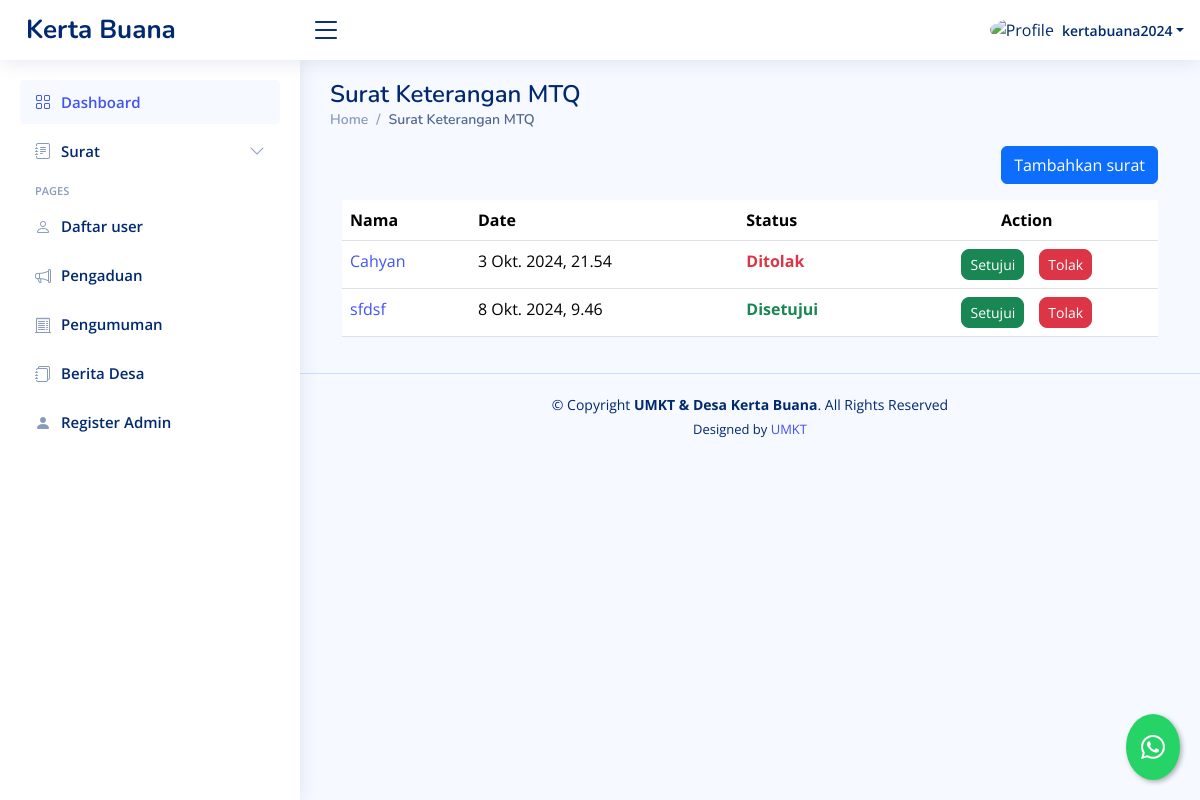
Page /dashboard/suket-MTQ/ (signed in) on the committed database.
### dashboard/models.py (models this page shows, shortened)
class SuketMTQ(models.Model):
    STATUS_CHOICES = [
        ('review', 'Proses Review'),
        ('approved', 'Disetujui'),
        ('rejected', 'Ditolak'),
    ]
    penulis = models.ForeignKey(User, on_delete=models.CASCADE, blank=True, null=True)
    nama = models.CharField(max_length=255)
    jenis_kelamin = models.CharField(max_length=255)
    ttl = models.CharField(max_length=255)
    suku = models.CharField(max_length=255)
    agama = models.CharField(max_length=255)
    alamat = models.CharField(max_length=255)
    pekerjaan = models.CharField(max_length=255)
    dusun = models.CharField(max_length=255,blank=True, null=True)
    tahunmenetap = models.CharField(max_length=255,blank=True, null=True)
    keperluan = models.CharField(max_length=255,blank=True, null=True)
    date = models.DateTimeField(default=timezone.now, blank=True)
    status = models.CharField(max_length=20, choices=STATUS_CHOICES, default='review')

### dashboard/views.py (the view, shortened to what this page needs)
# urls.py: path("suket-MTQ/",suketMTQ,  name="suketMTQ"),
@login_required
def suketMTQ(request):
    template_name = "backend/suketMTQ.html"
    suket = SuketMTQ.objects.all()
    private =SuketMTQ.objects.filter(penulis=request.user)
    context = {
        "suket": suket,
        'private':private
    }
    return render(request, template_name, context)

### templates/backend/suketMTQ.html (shortened to what this page needs)
{% extends "backend/base_ui.html" %} {% load static %} {% load custom_filters %}
{% block konten %}
<div>
  <div class="pagetitle">
    <h1>Surat Keterangan MTQ</h1>
    <nav>
      <ol class="breadcrumb">
        <li class="breadcrumb-item">
          <a href="{% url 'dashboard' %}">Home</a>
        </li>
        <li class="breadcrumb-item active">Surat Keterangan MTQ</li>
      </ol>
    </nav>
  </div>
  {% if value %}
  <div class="card">
    <div class="card-body">
      <h5 class="card-title">Surat Keterangan MTQ</h5>
      <form method="post" action="{% url 'edit_suketMTQ' value.id %}">
        {% csrf_token %}
        <div class="row mb-3">
          <label for="inputNama" class="col-sm-2 col-form-label">Nama</label>
          <div class="col-sm-10">
            <input
              type="text"
              class="form-control"
              name="inputNama"
              value="{{ value.nama }}"
              required
            />
          </div>
        </div>
        <div class="row mb-3">
          <label class="col-sm-2 col-form-label">Jenis Kelamin</label>
          <div class="col-sm-10">
            <select class="form-select" name="inputjk">
              <option selected>Pilih jenis kelamin</option>
              {% if value.jenis_kelamin == "Laki-laki" %}
              <option value="Laki-laki" selected>Laki-laki</option>
              <option value="Perempuan">Perempuan</option>
              {% else %}
              <option value="Laki-laki">Laki-laki</option>
              <option value="Perempuan" selected>Perempuan</option>
              {% endif %}
            </select>
          </div>
        </div>
        <div class="row mb-3">
          <label for="inputTtl" class="col-sm-2 col-form-label"
            >Tempat tanggal lahir</label
          >
          <div class="col-sm-10">
            <input
              type="text"
              class="form-control"
              name="inputTtl"
              value="{{ value.ttl }}"
              placeholder="contoh: Samarinda, 01 Januari 2020"
              required
            />
          </div>
        </div>
        <div class="row mb-3">
          <label for="inputSuku" class="col-sm-2 col-form-label"
            >Suku/Bangsa</label
          >
          <div class="col-sm-10">
            <input
              type="text"
              class="form-control"
              name="inputSuku"
              value="{{ value.suku }}"
              required
            />
          </div>
        </div>
        <div class="row mb-3">
          <label for="inputAgama" class="col-sm-2 col-form-label">Agama</label>
          <div class="col-sm-10">
            <input
              type="text"
              class="form-control"
              name="inputAgama"
              value="{{ value.agama }}"
              required
            />
          </div>
        </div>
        <div class="row mb-3">
          <label for="inputPekerjaan" class="col-sm-2 col-form-label"
            >Pekerjaan</label
          >
          <div class="col-sm-10">
            <input
              type="text"
              class="form-control"
              name="inputPekerjaan"
              value="{{ value.pekerjaan }}"
              required
            />
          </div>
        </div>
        <div class="row mb-3">
          <label for="inputAlamat" class="col-sm-2 col-form-label"
            >Alamat</label
          >
          <div class="col-sm-10">
            <input
              type="text"
              class="form-control"
              name="inputAlamat"
              value="{{ value.alamat }}"
              required
            />
          </div>
        </div>
        <div class="row mb-3">
          <label for="inputDusun" class="col-sm-2 col-form-label">Dusun</label>
          <div class="col-sm-10">
            <input
              type="text"
              class="form-control"
              name="inputDusun"
              value="{{ value.dusun }}"
              required
            />
          </div>
        </div>
        <div class="row mb-3">
          <label for="inputTahunMenetap" class="col-sm-2 col-form-label"
            >Tahun Menetap</label
          >
          <div class="col-sm-10">
            <input
              type="text"
              class="form-control"
              name="inputTahunMenetap"
              value="{{ value.tahunmenetap }}"
              required
            />
          </div>
        </div>
        <div class="row mb-3">
          <label for="inputKeperluan" class="col-sm-2 col-form-label"
            >Keperluan</label
          >
          <div class="col-sm-10">
            <input
              type="text"
              class="form-control"
              name="inputKeperluan"
              value="{{ value.keperluan }}"
              required
            />
          </div>
        </div>
        <div class="row mb-3">
          <label class="col-sm-2 col-form-label">Submit Here</label>
          <div class="col-sm-10">
            <a href="{% url 'suketMTQ' %}">
              <button class="btn btn-secondary">Cancel</button>
            </a>
            <button type="submit" class="btn btn-primary">Submit</button>
          </div>
        </div>
      </form>
    </div>
  </div>
  {% else %}
  <div class="container-fluid">
    <div class="d-flex justify-content-end mb-3">
      <button
        type="button"
        class="btn btn-primary"
        data-bs-toggle="modal"
        data-bs-target="#formModal"
      >
        Tambahkan surat
      </button>
    </div>
    <div class="table-responsive">
      <table class="table datatable">
        <thead>
          <tr>
            <th>Nama</th>
            <th data-type="date" data-format="YYYY/DD/MM">Date</th>
            <th>Status</th>
            <th class="text-center">Action</th>
          </tr>
        </thead>
        <tbody>
          {% if user.is_superuser %} {% for surat in suket %}
          <tr>
            <td>
              <a href="{% url 'detail_suketmtq' surat.id %}"
                >{{ surat.nama }}</a
              >
            </td>
            <td>{{ surat.date }}</td>
            {% if surat.status == 'review' %}
            <td class="text-warning fw-bold">Proses Review</td>
            {% elif surat.status == 'approved' %}
            <td class="text-success fw-bold">Disetujui</td>
            {% elif surat.status == 'rejected' %}
            <td class="text-danger fw-bold">Ditolak</td>
            {% endif %} {% if user.is_superuser %}
            <td class="text-center">
              <div
                class="btn-group gap-3"
                role="group"
                aria-label="Action buttons"
              >
                <button type="button" class="btn btn-success btn-sm rounded-3">
                  <a
                    href="{% url 'setujui_suketmtq' surat.id %}"
                    class="text-decoration-none text-white"
                    >Setujui</a
                  >
                </button>
                <button type="button" class="btn btn-danger btn-sm rounded-3">
                  <a
                    href="{% url 'tolak_suketmtq' surat.id %}"
                    class="text-decoration-none text-white"
                    >Tolak</a
                  >
                </button>
              </div>
            </td>
            {% endif %}
          </tr>
          {% endfor %} {% endif %}
        </tbody>
      </table>
    </div>
  </div>
  {% endif %}
</div>
{% endblock konten %}

### templates/backend/base_ui.html (shortened to what this page needs)
{% load static %}
<!DOCTYPE html>
<html lang="en">
  <head>
    <link
      href="{% static 'backend/vendor/bootstrap/css/bootstrap.min.css'%}"
      rel="stylesheet"
    />
    <link
      href="{% static 'backend/vendor/bootstrap-icons/bootstrap-icons.css'%}"
      rel="stylesheet"
    />
    <link
      href="{% static 'backend/vendor/boxicons/css/boxicons.min.css'%}"
      rel="stylesheet"
    />
    <link
      href="{% static 'backend/vendor/quill/quill.snow.css'%}"
      rel="stylesheet"
    />
    <link
      href="{% static 'backend/vendor/quill/quill.bubble.css'%}"
      rel="stylesheet"
    />
    <link
      href="{% static 'backend/vendor/remixicon/remixicon.css'%}"
      rel="stylesheet"
    />
    <link
      href="{% static 'backend/vendor/simple-datatables/style.css'%}"
      rel="stylesheet"
    />
    <link href="{% static 'backend/css/style.css'%}" rel="stylesheet" />
  </head>
  <body>
    <header id="header" class="header fixed-top d-flex align-items-center">
      <div class="d-flex align-items-center justify-content-between">
        <a href="{% url 'welcome'%}" class="logo d-flex align-items-center">
          <span class="d-none d-lg-block">Kerta Buana</span>
        </a>
        <i class="bi bi-list toggle-sidebar-btn"></i>
      </div>
      <nav class="header-nav ms-auto">
        <ul class="d-flex align-items-center">
          <li class="nav-item dropdown pe-3">
            <a
              class="nav-link nav-profile d-flex align-items-center pe-0"
              href="#"
              data-bs-toggle="dropdown"
            >
              {% if user.is_superuser %}
              <img
                src="{% static 'backend/img/orang.png'%}"
                alt="Profile"
                class="rounded-circle"
              />
              {% else %}
              <img
                src="{% static 'backend/img/family.png'%}"
                alt="Profile"
                class="rounded-circle"
              />
              {% endif %}
              <span class="d-none d-md-block dropdown-toggle ps-2"
                >{{request.user.username}}</span
              > </a
            >
          </li>
        </ul>
      </nav>
    </header>
    <aside id="sidebar" class="sidebar">
      <ul class="sidebar-nav" id="sidebar-nav">
        <li class="nav-item">
          <a class="nav-link" href="{% url 'dashboard'%}">
            <i class="bi bi-grid"></i>
            <span>Dashboard</span>
          </a>
        </li>
        {% if user.is_superuser %}
        <li class="nav-item">
          <a
            class="nav-link collapsed"
            data-bs-target="#forms-nav"
            data-bs-toggle="collapse"
            href="#"
          >
            <i class="bi bi-journal-text"></i><span>Surat</span
            ><i class="bi bi-chevron-down ms-auto"></i>
          </a>
        </li>
        {% endif %}
        {% if user.is_superuser %}
        <li class="nav-heading">Pages</li>
        <li class="nav-item">
          <a class="nav-link collapsed" href="{% url 'daftar_user' %}">
            <i class="bi bi-person"></i>
            <span>Daftar user</span>
          </a>
        </li>
        <li class="nav-item">
          <a class="nav-link collapsed" href="{% url 'pengaduan_asing' %}">
            <i class="bi bi-megaphone"></i>
            <span>Pengaduan</span>
          </a>
        </li>
        <li class="nav-item">
          <a class="nav-link collapsed" href=" {% url 'pengumuman' %} ">
            <i class="bi bi-receipt-cutoff"></i>
            <span>Pengumuman</span>
          </a>
        </li>
        <li class="nav-item">
          <a class="nav-link collapsed" href=" {% url 'blog' %} ">
            <i class="bi bi-journals"></i>
            <span>Berita Desa</span>
          </a>
        </li>
        <li class="nav-item">
          <a class="nav-link collapsed" href="{% url 'register_super_admin' %}">
            <i class="bi bi-person-fill"></i>
            <span>Register Admin</span>
          </a>
        </li>
        {% endif %}
      </ul>
    </aside>
    <main id="main" class="main">
      {% block konten %}{% endblock konten %}
    </main>
    <footer id="footer" class="footer">
      <div class="copyright">
        &copy; Copyright <strong><span>UMKT & Desa Kerta Buana</span></strong
        >. All Rights Reserved
      </div>
      <div class="credits">
        Designed by <a href="https://www.umkt.ac.id/">UMKT</a>
      </div>
    </footer>
    <a
      href="https://wa.me/6281234567890?text=Halo,%20saya%20butuh%20bantuan"
      class="whatsapp-float"
      target="_blank"
      title="Hubungi kami via WhatsApp"
    >
      <i class="bi bi-whatsapp"></i>
    </a>
  </body>
</html>

### static/backend/css/style.css (style rules this page uses)
:root { scroll-behavior: smooth; }
body { font-family: "Open Sans", sans-serif; background: #f6f9ff; color: #444444; }
a { color: #4154f1; text-decoration: none; }
h1, h2, h3, h4, h5, h6 { font-family: "Nunito", sans-serif; }
#main { margin-top: 60px; padding: 20px 30px; transition: all 0.3s; }
.pagetitle { margin-bottom: 10px; }
.pagetitle h1 { font-size: 24px; margin-bottom: 0; font-weight: 600; color: #012970; }
.breadcrumb { font-size: 14px; font-family: "Nunito", sans-serif; color: #899bbd; font-weight: 600; }
.breadcrumb a { color: #899bbd; transition: 0.3s; }
.breadcrumb .breadcrumb-item::before { color: #899bbd; }
.breadcrumb .active { color: #51678f; font-weight: 600; }
.logo { line-height: 1; }
@media (min-width: 1200px) { .logo { width: 280px; } }
.logo span { font-size: 26px; font-weight: 700; color: #012970; font-family: "Nunito", sans-serif; }
.header { transition: all 0.5s; z-index: 997; height: 60px; box-shadow: 0px 2px 20px rgba(1, 41, 112, 0.1); background-color: #fff; padding-left: 20px; }
.header .toggle-sidebar-btn { font-size: 32px; padding-left: 10px; cursor: pointer; color: #012970; }
.header-nav ul { list-style: none; }
.header-nav>ul { margin: 0; padding: 0; }
.header-nav .nav-profile { color: #012970; }
.header-nav .nav-profile img { max-height: 36px; }
.header-nav .nav-profile span { font-size: 14px; font-weight: 600; }
.sidebar { position: fixed; top: 60px; left: 0; bottom: 0; width: 300px; z-index: 996; transition: all 0.3s; padding: 20px; overflow-y: auto; scrollbar-width: thin; scrollbar-color: #aab7cf transparent; box-shadow: 0px 0px 20px rgba(1, 41, 112, 0.1); background-color: #fff; }
@media (min-width: 1200px) { #main, #footer { margin-left: 300px; } }
.sidebar-nav { padding: 0; margin: 0; list-style: none; }
.sidebar-nav li { padding: 0; margin: 0; list-style: none; }
.sidebar-nav .nav-item { margin-bottom: 5px; }
.sidebar-nav .nav-heading { font-size: 11px; text-transform: uppercase; color: #899bbd; font-weight: 600; margin: 10px 0 5px 15px; }
.sidebar-nav .nav-link { display: flex; align-items: center; font-size: 15px; font-weight: 600; color: #4154f1; transition: 0.3; background: #f6f9ff; padding: 10px 15px; border-radius: 4px; }
.sidebar-nav .nav-link i { font-size: 16px; margin-right: 10px; color: #4154f1; }
.sidebar-nav .nav-link.collapsed { color: #012970; background: #fff; }
.sidebar-nav .nav-link.collapsed i { color: #899bbd; }
.sidebar-nav .nav-link .bi-chevron-down { margin-right: 0; transition: transform 0.2s ease-in-out; }
.footer { padding: 20px 0; font-size: 14px; transition: all 0.3s; border-top: 1px solid #cddfff; }
.footer .copyright { text-align: center; color: #012970; }
.footer .credits { padding-top: 5px; text-align: center; font-size: 13px; color: #012970; }
.whatsapp-float { position: fixed; bottom: 20px; right: 20px; background-color: #25D366; color: white; border-radius: 50%; padding: 15px; box-shadow: 2px 2px 5px rgba(0, 0, 0, 0.3); z-index: 1000; font-size: 24px; transition: all 0.3s ease; }
.whatsapp-float i { margin-right: 0; }

### rows in the picture
SuketMTQ: nama "Cahyan", date "3 Okt. 2024, 21.54", status "Ditolak"
SuketMTQ: nama "sfdsf", date "8 Okt. 2024, 9.46", status "Disetujui"

### other values in the picture
{{ request.user.username }} "kertabuana2024"
